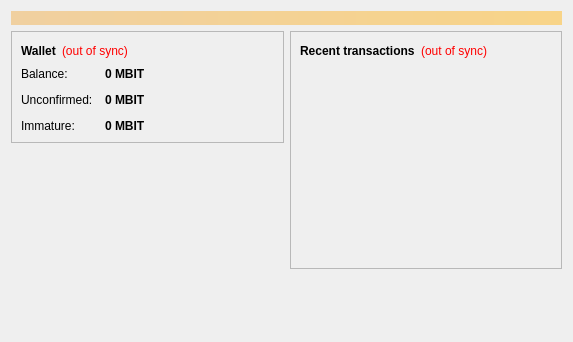
<?xml version="1.0" encoding="UTF-8"?>
<ui version="4.0">
 <class>OverviewPage</class>
 <widget class="QWidget" name="OverviewPage">
  <property name="geometry">
   <rect>
    <x>0</x>
    <y>0</y>
    <width>573</width>
    <height>342</height>
   </rect>
  </property>
  <property name="windowTitle">
   <string>Form</string>
  </property>
  <layout class="QVBoxLayout" name="topLayout">
   <item>
    <widget class="QLabel" name="labelAlerts">
     <property name="visible">
      <bool>false</bool>
     </property>
     <property name="styleSheet">
      <string notr="true">background-color: qlineargradient(x1: 0, y1: 0, x2: 1, y2: 0, stop:0 #F0D0A0, stop:1 #F8D488); color:#000000;</string>
     </property>
     <property name="wordWrap">
      <bool>true</bool>
     </property>
     <property name="margin">
      <number>3</number>
     </property>
    </widget>
   </item>
   <item>
    <layout class="QHBoxLayout" name="horizontalLayout" stretch="1,1">
     <item>
      <layout class="QVBoxLayout" name="verticalLayout_2">
       <item>
        <widget class="QFrame" name="frame">
         <property name="frameShape">
          <enum>QFrame::StyledPanel</enum>
         </property>
         <property name="frameShadow">
          <enum>QFrame::Raised</enum>
         </property>
         <layout class="QVBoxLayout" name="verticalLayout_4">
          <item>
           <layout class="QHBoxLayout" name="horizontalLayout_4">
            <item>
             <widget class="QLabel" name="label_5">
              <property name="font">
               <font>
                <weight>75</weight>
                <bold>true</bold>
               </font>
              </property>
              <property name="text">
               <string>Wallet</string>
              </property>
             </widget>
            </item>
            <item>
             <widget class="QLabel" name="labelWalletStatus">
              <property name="toolTip">
               <string>The displayed information may be out of date. Your wallet automatically synchronizes with the MBITBOOKS network after a connection is established, but this process has not completed yet.</string>
              </property>
              <property name="styleSheet">
               <string notr="true">QLabel { color: red; }</string>
              </property>
              <property name="text">
               <string notr="true">(out of sync)</string>
              </property>
              <property name="alignment">
               <set>Qt::AlignLeading|Qt::AlignLeft|Qt::AlignVCenter</set>
              </property>
             </widget>
            </item>
            <item>
             <spacer name="horizontalSpacer_2">
              <property name="orientation">
               <enum>Qt::Horizontal</enum>
              </property>
              <property name="sizeHint" stdset="0">
               <size>
                <width>40</width>
                <height>20</height>
               </size>
              </property>
             </spacer>
            </item>
           </layout>
          </item>
          <item>
           <layout class="QFormLayout" name="formLayout_2">
            <property name="fieldGrowthPolicy">
             <enum>QFormLayout::AllNonFixedFieldsGrow</enum>
            </property>
            <property name="horizontalSpacing">
             <number>12</number>
            </property>
            <property name="verticalSpacing">
             <number>12</number>
            </property>
            <item row="0" column="0">
             <widget class="QLabel" name="label">
              <property name="text">
               <string>Balance:</string>
              </property>
             </widget>
            </item>
            <item row="0" column="1">
             <widget class="QLabel" name="labelBalance">
              <property name="font">
               <font>
                <weight>75</weight>
                <bold>true</bold>
               </font>
              </property>
              <property name="cursor">
               <cursorShape>IBeamCursor</cursorShape>
              </property>
              <property name="toolTip">
               <string>Your current balance</string>
              </property>
              <property name="text">
               <string notr="true">0 MBIT</string>
              </property>
              <property name="textInteractionFlags">
               <set>Qt::LinksAccessibleByMouse|Qt::TextSelectableByKeyboard|Qt::TextSelectableByMouse</set>
              </property>
             </widget>
            </item>
            <item row="1" column="0">
             <widget class="QLabel" name="label_3">
              <property name="text">
               <string>Unconfirmed:</string>
              </property>
             </widget>
            </item>
            <item row="1" column="1">
             <widget class="QLabel" name="labelUnconfirmed">
              <property name="font">
               <font>
                <weight>75</weight>
                <bold>true</bold>
               </font>
              </property>
              <property name="cursor">
               <cursorShape>IBeamCursor</cursorShape>
              </property>
              <property name="toolTip">
               <string>Total of transactions that have yet to be confirmed, and do not yet count toward the current balance</string>
              </property>
              <property name="text">
               <string notr="true">0 MBIT</string>
              </property>
              <property name="textInteractionFlags">
               <set>Qt::LinksAccessibleByMouse|Qt::TextSelectableByKeyboard|Qt::TextSelectableByMouse</set>
              </property>
             </widget>
            </item>
            <item row="2" column="0">
             <widget class="QLabel" name="labelImmatureText">
              <property name="text">
               <string>Immature:</string>
              </property>
             </widget>
            </item>
            <item row="2" column="1">
             <widget class="QLabel" name="labelImmature">
              <property name="font">
               <font>
                <weight>75</weight>
                <bold>true</bold>
               </font>
              </property>
              <property name="toolTip">
               <string>Mined balance that has not yet matured</string>
              </property>
              <property name="text">
               <string notr="true">0 MBIT</string>
              </property>
              <property name="textInteractionFlags">
               <set>Qt::LinksAccessibleByMouse|Qt::TextSelectableByKeyboard|Qt::TextSelectableByMouse</set>
              </property>
             </widget>
            </item>
           </layout>
          </item>
         </layout>
        </widget>
       </item>
       <item>
        <spacer name="verticalSpacer">
         <property name="orientation">
          <enum>Qt::Vertical</enum>
         </property>
         <property name="sizeHint" stdset="0">
          <size>
           <width>20</width>
           <height>40</height>
          </size>
         </property>
        </spacer>
       </item>
      </layout>
     </item>
     <item>
      <layout class="QVBoxLayout" name="verticalLayout_3">
       <item>
        <widget class="QFrame" name="frame_2">
         <property name="frameShape">
          <enum>QFrame::StyledPanel</enum>
         </property>
         <property name="frameShadow">
          <enum>QFrame::Raised</enum>
         </property>
         <layout class="QVBoxLayout" name="verticalLayout">
          <item>
           <layout class="QHBoxLayout" name="horizontalLayout_2">
            <item>
             <widget class="QLabel" name="label_4">
              <property name="text">
               <string>&lt;b&gt;Recent transactions&lt;/b&gt;</string>
              </property>
             </widget>
            </item>
            <item>
             <widget class="QLabel" name="labelTransactionsStatus">
              <property name="toolTip">
               <string>The displayed information may be out of date. Your wallet automatically synchronizes with the MBITBOOKS network after a connection is established, but this process has not completed yet.</string>
              </property>
              <property name="styleSheet">
               <string notr="true">QLabel { color: red; }</string>
              </property>
              <property name="text">
               <string notr="true">(out of sync)</string>
              </property>
              <property name="alignment">
               <set>Qt::AlignRight|Qt::AlignTrailing|Qt::AlignVCenter</set>
              </property>
             </widget>
            </item>
            <item>
             <spacer name="horizontalSpacer">
              <property name="orientation">
               <enum>Qt::Horizontal</enum>
              </property>
              <property name="sizeHint" stdset="0">
               <size>
                <width>40</width>
                <height>20</height>
               </size>
              </property>
             </spacer>
            </item>
           </layout>
          </item>
          <item>
           <widget class="QListView" name="listTransactions">
            <property name="styleSheet">
             <string notr="true">QListView { background: transparent; }</string>
            </property>
            <property name="frameShape">
             <enum>QFrame::NoFrame</enum>
            </property>
            <property name="verticalScrollBarPolicy">
             <enum>Qt::ScrollBarAlwaysOff</enum>
            </property>
            <property name="horizontalScrollBarPolicy">
             <enum>Qt::ScrollBarAlwaysOff</enum>
            </property>
            <property name="selectionMode">
             <enum>QAbstractItemView::NoSelection</enum>
            </property>
           </widget>
          </item>
         </layout>
        </widget>
       </item>
       <item>
        <spacer name="verticalSpacer_2">
         <property name="orientation">
          <enum>Qt::Vertical</enum>
         </property>
         <property name="sizeHint" stdset="0">
          <size>
           <width>20</width>
           <height>40</height>
          </size>
         </property>
        </spacer>
       </item>
      </layout>
     </item>
    </layout>
   </item>
  </layout>
 </widget>
 <resources/>
 <connections/>
</ui>
